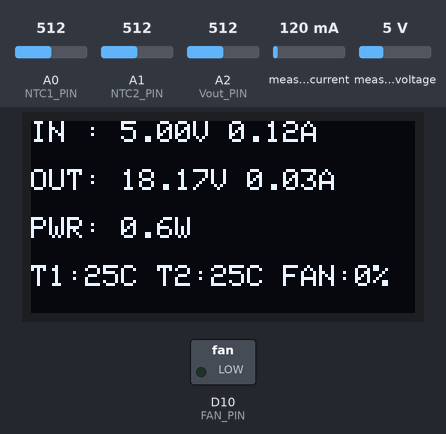
This sketch was run on a simulated Arduino Zero (SAMD21). Shown: 128×64 one-colour display, switched loads named in the sketch (green lamp = pin HIGH). The test bench sets the inputs (shaded band); at power-on: A0 (NTC1_PIN) = 512, A1 (NTC2_PIN) = 512, measured current 120 mA, A2 (Vout_PIN) = 512, measured voltage 5 V (analog values on the 0–1023 scale).

Above: at 1.2 s.
1.3 s: A0 (NTC1_PIN) set to 612
At 1.9 s:
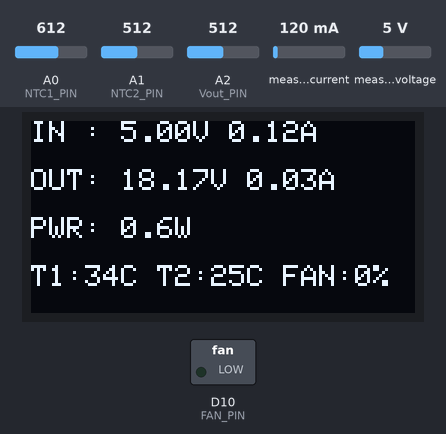
3.0 s: A0 (NTC1_PIN) set to 635
At 4.2 s:
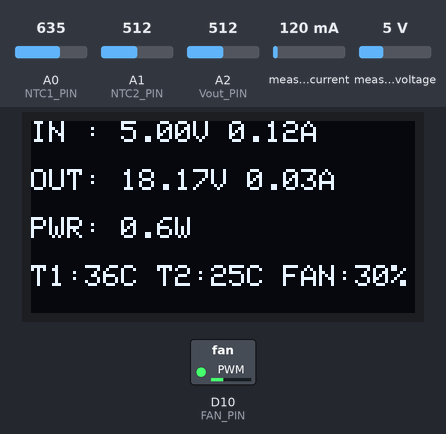
4.5 s: A1 (NTC2_PIN) set to 716
At 5.9 s:
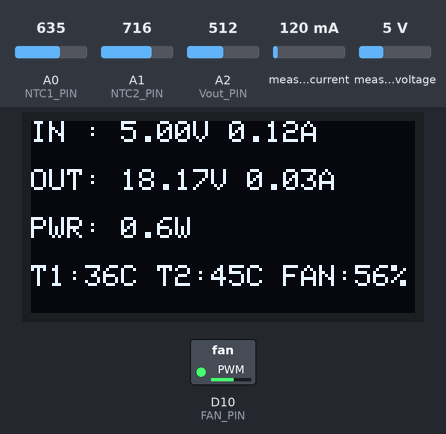
6.2 s: A1 (NTC2_PIN) set to 992
At 7.3 s:
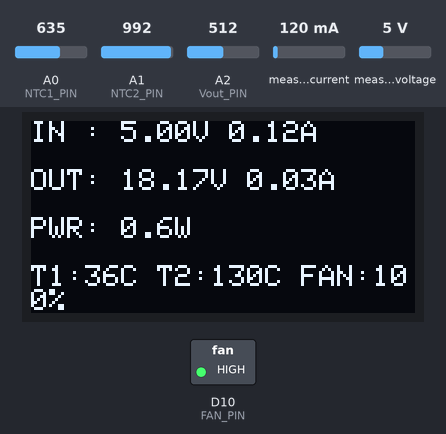
7.7 s: measured current set to 40 mA
At 8.4 s:
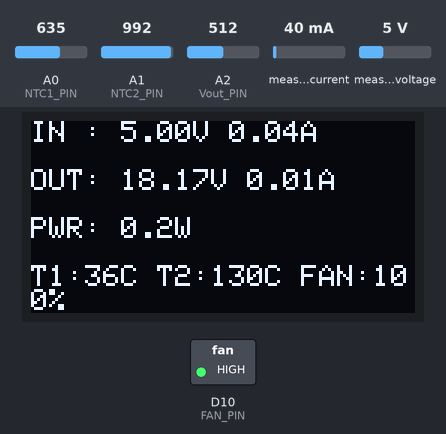
9.2 s: A2 (Vout_PIN) set to 716
At 9.5 s:
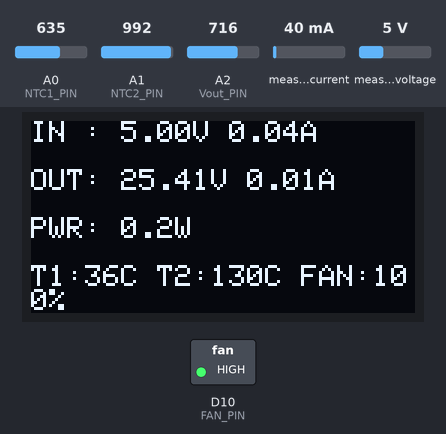
Timing chart, 0 to 11.7 s (numbered marks = the images above; inputs shaded):
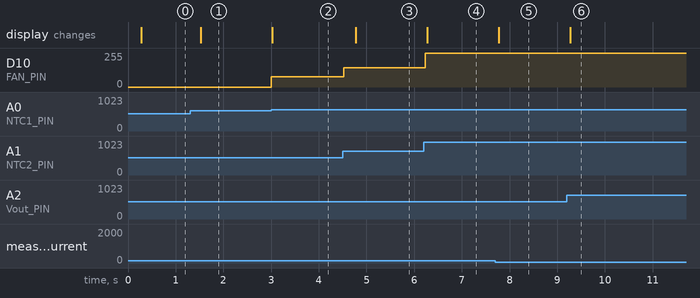

Measured:
- the behaviour switches between 619 and 620 on A0 (NTC1_PIN) (found by bisection; images 1 and 2)
- after the input at 1.3 s, the display: changes after 0.23 s (image 1)
- after the input at 3.0 s, D10 (FAN_PIN): 0/255 → 77/255 at once; the display: changes at once (image 2)
- after the input at 4.5 s, D10 (FAN_PIN): 77/255 → 144/255 at once; the display: changes after 0.28 s (image 3)
- after the input at 6.2 s, D10 (FAN_PIN): 144/255 → 255/255 at once; the display: changes after 0.08 s (image 4)
- after the input at 7.7 s, the display: changes after 0.08 s (image 5)
- after the input at 9.2 s, the display: changes after 0.08 s (image 6)

The sketch:

code.ino
```cpp
#include <Arduino.h>
#include <math.h>
#include <Wire.h>
#include <INA226_WE.h>
#include <Adafruit_GFX.h>
#include <Adafruit_SSD1306.h>

#define SCREEN_WIDTH        128
#define SCREEN_HEIGHT       64
#define OLED_RESET          -1

#define I2C_DISPLAY_ADDRESS 0x3C //change these if is is not correct for your display
#define I2C_INA_ADDRESS     0x40 //change these if is is not correct for your module

#define NTC1_PIN            A0
#define NTC2_PIN            A1
#define Vout_PIN            A2
#define FAN_PIN             D10

#define R_FIXED             10000.0f
#define NTC_NOMINAL         10000.0f
#define TEMP_NOMINAL        25.0f
#define B_COEFFICIENT       3950.0f
#define ADC_MAX             1023.0f
#define V_REF               3.3f

#define DIVIDER_R1          100000.0f // 100k
#define DIVIDER_R2          10000.0f  // 10k

#define SHUNT_RESISTANCE    0.010f    // 10mOhm (R5)
#define SHUNT_MAX_CURRENT   5.0f      // Max 5A

#define TEMP_FAN_OFF        35
#define TEMP_FAN_MAX        60

#define SENSOR_INTERVAL_MS  100
#define DISPLAY_INTERVAL_MS 250
#define EFFICIENCY_FACTOR   0.92f // module Efficiency

int fan_speed_pwm;

INA226_WE ina226(I2C_INA_ADDRESS);
Adafruit_SSD1306 display(SCREEN_WIDTH, SCREEN_HEIGHT, &Wire, OLED_RESET);

int temp_1;
int temp_2;

int input_voltage;
int output_voltage;
int input_amp;
int output_amp;

unsigned long last_sensor_time = 0;
unsigned long last_display_time = 0;

void measure_temperatures();
void measure_output_voltage();
void measure_ina226();
void calculate_output_current();
void control_fan();
void update_display();

void setup() {
  analogReadResolution(10);
  pinMode(FAN_PIN, OUTPUT);
  analogWrite(FAN_PIN, 0);

  Wire.begin();
  ina226.init();
  ina226.setResistorRange(SHUNT_RESISTANCE, SHUNT_MAX_CURRENT);

  display.begin(SSD1306_SWITCHCAPVCC, I2C_DISPLAY_ADDRESS);
  display.clearDisplay();
  display.setTextColor(SSD1306_WHITE);
}

void loop() {
  unsigned long current_time = millis();

  if (current_time - last_sensor_time >= SENSOR_INTERVAL_MS) {
    last_sensor_time = current_time;
    measure_temperatures();
    measure_output_voltage();
    measure_ina226();
    calculate_output_current();
    control_fan();
  }

  if (current_time - last_display_time >= DISPLAY_INTERVAL_MS) {
    last_display_time = current_time;
    update_display();
  }
}

void measure_temperatures() {
  const auto calculate_temp = [](int pin) -> int {
    int raw = analogRead(pin);
    if (raw <= 0 || raw >= (int)ADC_MAX) return 0;

    float resistance = R_FIXED * (ADC_MAX / (float)raw - 1.0f);
    float steinhart = log(resistance / NTC_NOMINAL) / B_COEFFICIENT + 1.0f / (TEMP_NOMINAL + 273.15f);
    return (int)(1.0f / steinhart - 273.15f);
  };

  temp_1 = calculate_temp(NTC1_PIN);
  temp_2 = calculate_temp(NTC2_PIN);
}

void measure_output_voltage() {
  int raw = analogRead(Vout_PIN);
  float v_adc = (raw / ADC_MAX) * V_REF;
  output_voltage = (int)(v_adc * ((DIVIDER_R1 + DIVIDER_R2) / DIVIDER_R2) * 1000.0f);
}

void measure_ina226() {
  input_voltage = (int)(ina226.getBusVoltage_V() * 1000.0f);
  input_amp = (int)ina226.getCurrent_mA();
}

void calculate_output_current() {
  if (output_voltage > 1000) {
    float pin_mw = (float)input_voltage * (float)input_amp;
    float pout_mw = pin_mw * EFFICIENCY_FACTOR;
    output_amp = (int)(pout_mw / (float)output_voltage);
  } else {
    output_amp = 0;
  }
}

void control_fan() {
  int max_temp = max(temp_1, temp_2); //takes the higher temperature from the two thermistors so it is controled by the hottest one

  if (max_temp < TEMP_FAN_OFF) {
    fan_speed_pwm = 0; //if temperature is below TEMP_FAN_OFF (35°C) the fan is off
  } else if (max_temp >= TEMP_FAN_MAX) {
    fan_speed_pwm = 255; // ir if the temperature is more then TEMP_FAN_MAX (60°C) the fan is at maximum speed
  } else {
    fan_speed_pwm = map(max_temp, TEMP_FAN_OFF, TEMP_FAN_MAX, 70, 255); //if the temprature is between TEMP_FAN_OFF and TEMP_FAN_MAX the fan speed is base on current temperature
  }

  analogWrite(FAN_PIN, fan_speed_pwm);
}

void update_display() {
  display.clearDisplay();
  display.setTextSize(1);

  display.setCursor(0, 0);
  display.print("IN : ");
  display.print(input_voltage / 1000.0f, 2); // measured voltage and amps previosly were in mV and mA, so it need to be divided by 1000
  display.print("V ");
  display.print(input_amp / 1000.0f, 2);
  display.print("A");

  display.setCursor(0, 16);
  display.print("OUT: ");
  display.print(output_voltage / 1000.0f, 2);
  display.print("V ");
  display.print(output_amp / 1000.0f, 2);
  display.print("A");

  display.setCursor(0, 32);
  display.print("PWR: ");
  display.print((input_voltage / 1000.0f) * (input_amp / 1000.0f), 1); // V*A = W
  display.print("W");

  display.setCursor(0, 48);
  display.print("T1:");
  display.print(temp_1);
  display.print("C T2:");
  display.print(temp_2);
  display.print("C FAN:");
  display.print(map(fan_speed_pwm, 0, 255, 0, 100));
  display.print("%");

  display.display();
}
```
